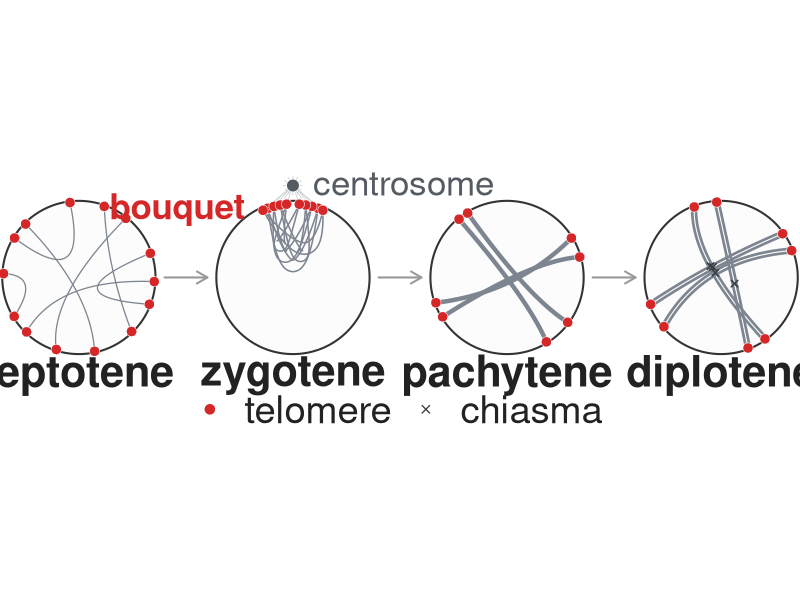
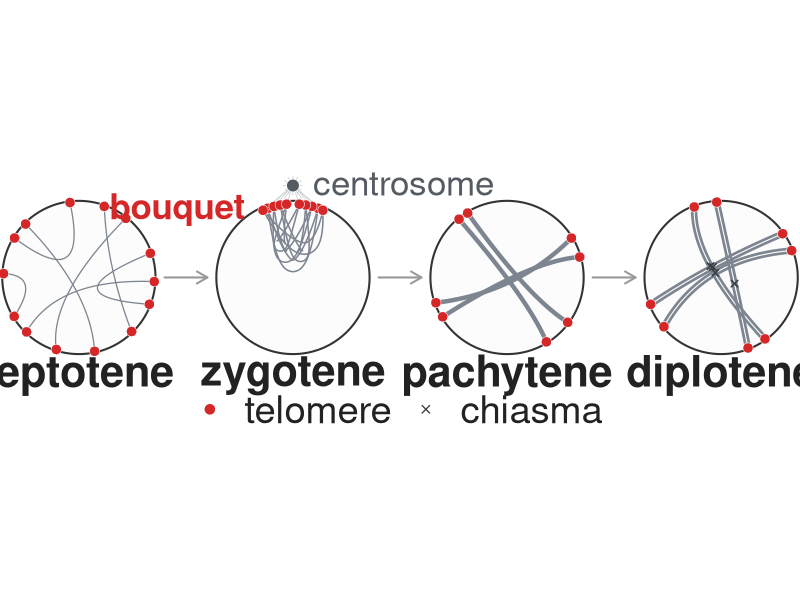

R code for these plots, in order:
#!/usr/bin/env Rscript
# Meiotic prophase-I bouquet schematic for Figure 4 (companion to the mouse
# meiotic Hi-C panel).  Original drawing (base R); four stages matching our mouse
# Hi-C: leptotene -> zygotene -> pachytene -> diplotene.
#
# Literature-grounded cytology (telomeres = red dots = subtelomeric PHRs, on the
# nuclear envelope):
#   leptotene  -- chromosomes condense as thin UNPAIRED single threads; telomeres
#                 attach to the nuclear envelope, dispersed.
#   zygotene   -- BOUQUET: telomeres pulled to one pole by the centrosome/MTOC;
#                 homologues begin to synapse.
#   pachytene  -- full synapsis: homologues paired as bivalents (synaptonemal
#                 complex); bouquet resolved, telomeres dispersed again.
#   diplotene  -- SC disassembles; homologues separate but stay joined at CHIASMATA
#                 (sites of crossover).  Most bivalents have one chiasma (a CROSS),
#                 some two (a RING); telomeres at the bivalent arm tips.
# Refs: prophase-I/SC assembly (PMC8577265); bouquet/centrosome (Science abh3104,
#       PMC84352); chiasmata/bivalent shape + obligate CO, mouse ~20 bivalents,
#       ~1.3 CO/chr (Wikipedia chiasma/bivalent; PubMed 8565707, 17483430).
# Run: Rscript submission/scripts/figures/make_fig4_meiosis_stages.R
# Output (override OUT_DIR=...): meiosis_stages.{png,pdf}

out_dir <- Sys.getenv("OUT_DIR", "/tmp")
dir.create(out_dir, recursive = TRUE, showWarnings = FALSE)

telo_col <- "#d62728"   # chromosome ends / subtelomeric PHRs
homo_col <- "#7d8590"   # homolog threads
chia_col <- "#3a3f45"   # chiasma marker
env_col  <- "#333333"   # nuclear envelope

bez <- function(p0, p1, p2, n = 80) {
  t <- seq(0, 1, length.out = n)
  cbind((1 - t)^2 * p0[1] + 2 * (1 - t) * t * p1[1] + t^2 * p2[1],
        (1 - t)^2 * p0[2] + 2 * (1 - t) * t * p1[2] + t^2 * p2[2])
}
pol <- function(cx, cy, R, a) c(cx + R * cos(a * pi/180), cy + R * sin(a * pi/180))
offset_sides <- function(P, sep) {
  n <- nrow(P)
  d <- rbind(P[2, ] - P[1, ], P[3:n, ] - P[1:(n - 2), ], P[n, ] - P[n - 1, ])
  L <- sqrt(d[, 1]^2 + d[, 2]^2); L[L == 0] <- 1
  nrm <- cbind(-d[, 2]/L, d[, 1]/L)
  list(P + nrm * sep/2, P - nrm * sep/2)
}

## --- interior-spanning chromosomes (leptotene / pachytene / diplotene) ---
# chromosomes are long threads that cross the nucleus interior between telomeres
# anchored on the envelope (as in the classic prophase-I cartoon).
rimpt <- function(cx, cy, R, a) pol(cx, cy, R * 0.985, a)

# leptotene: many dispersed telomeres; thin UNPAIRED threads criss-cross the centre
draw_lepto <- function(cx, cy, R) {
  set.seed(11)
  na <- 14
  angs <- seq(0, 360, length.out = na + 1)[1:na] + runif(na, -7, 7)
  T <- t(sapply(angs, function(a) rimpt(cx, cy, R, a)))
  ord <- sample(na)
  for (i in seq(1, na - 1, by = 2)) {
    p0 <- T[ord[i], ]; p2 <- T[ord[i + 1], ]
    ctrl <- c(cx + runif(1, -0.5, 0.5) * R, cy + runif(1, -0.5, 0.5) * R)
    lines(bez(p0, ctrl, p2, n = 90), col = homo_col, lwd = 1.25)
  }
  T
}

# pachytene: a few THICK synapsed bivalents spanning the interior (X pattern)
draw_pachy <- function(cx, cy, R) {
  set.seed(21)
  np <- 4
  a1 <- runif(1, 0, 40) + seq(0, 360, length.out = np + 1)[1:np]
  telos <- matrix(NA, 0, 2)
  for (k in seq_len(np)) {
    aa <- a1[k]; bb <- a1[k] + 180 + runif(1, -24, 24)
    p0 <- rimpt(cx, cy, R, aa); p2 <- rimpt(cx, cy, R, bb)
    ctrl <- c(cx + runif(1, -0.32, 0.32) * R, cy + runif(1, -0.32, 0.32) * R)
    lines(bez(p0, ctrl, p2, n = 110), col = homo_col, lwd = 4.3)
    telos <- rbind(telos, p0, p2)
  }
  telos
}

# diplotene: paired homologs spanning the interior, joined at chiasmata (X marks)
draw_diplo <- function(cx, cy, R) {
  set.seed(31)
  np <- 4
  a1 <- runif(1, 0, 40) + seq(0, 360, length.out = np + 1)[1:np]
  telos <- matrix(NA, 0, 2); chi <- matrix(NA, 0, 2)
  for (k in seq_len(np)) {
    aa <- a1[k]; bb <- a1[k] + 180 + runif(1, -22, 22)
    p0 <- rimpt(cx, cy, R, aa); p2 <- rimpt(cx, cy, R, bb)
    # push the control off-centre (own quadrant) so the arcs fan out, not bunch
    ctrl <- c(cx + sample(c(-1, 1), 1) * runif(1, 0.14, 0.40) * R,
              cy + sample(c(-1, 1), 1) * runif(1, 0.14, 0.40) * R)
    P <- bez(p0, ctrl, p2, n = 130); s <- offset_sides(P, R * 0.05)
    lines(s[[1]], col = homo_col, lwd = 2.6); lines(s[[2]], col = homo_col, lwd = 2.6)
    chi <- rbind(chi, P[round(nrow(P) * 0.5), ])
    telos <- rbind(telos, p0, p2)
  }
  points(chi, pch = 4, col = chia_col, cex = 0.85, lwd = 1.6)
  telos
}

## --- zygotene bouquet (telomeres pulled to one pole; loops hang down) ---
draw_bouquet <- function(cx, cy, R) {
  tel <- matrix(NA, 0, 2)
  bvs <- list(c(70,110,0,-0.60), c(75,105,-0.20,-0.38), c(80,100,0.20,-0.38),
              c(85,95,-0.33,-0.12), c(66,114,0.30,-0.12))
  for (b in bvs) {
    T1 <- pol(cx, cy, R*0.96, b[1]); T2 <- pol(cx, cy, R*0.96, b[2])
    C  <- c(cx + b[3]*R, cy + b[4]*R)
    P  <- bez(T1, C, T2); tt <- seq(0,1,length.out=nrow(P))
    sep <- R*0.15*sin(pi*tt); s <- offset_sides(P, sep)   # paired at the ends, open in the middle
    lines(s[[1]], col=homo_col, lwd=1.5); lines(s[[2]], col=homo_col, lwd=1.5)
    tel <- rbind(tel, T1, T2)
  }
  tel
}

draw_centrosome <- function(x, y, telos) {
  for (t in seq_len(nrow(telos))) segments(x, y, telos[t,1], telos[t,2], col="#c9ccd1", lwd=0.7)
  for (a in seq(0,330,30)) segments(x, y, x+0.42*cos(a*pi/180), y+0.42*sin(a*pi/180), col="#c9ccd1", lwd=0.8)
  points(x, y, pch=21, bg="#555b62", col="white", cex=1.7, lwd=0.7)
}

draw_stage <- function(cx, cy, R, label, kind) {
  highlight <- kind == "zygo"
  th <- seq(0, 2*pi, length.out=220)
  polygon(cx + R*cos(th), cy + R*sin(th), border=env_col, lwd=2, col="#fcfcfc")
  if (kind == "zygo") {
    telos <- draw_bouquet(cx, cy, R)
    draw_centrosome(cx, cy + R*1.20, telos)
  } else if (kind == "lepto") {
    telos <- draw_lepto(cx, cy, R)
  } else if (kind == "pachy") {
    telos <- draw_pachy(cx, cy, R)
  } else if (kind == "diplo") {
    telos <- draw_diplo(cx, cy, R)
  }
  points(telos, pch=21, bg=telo_col, col="white", cex=1.35, lwd=0.55)
  text(cx, cy - R*1.28, label, cex=2.6, font=2, col="#222222")
  if (highlight) {
    text(cx - R*0.62, cy + R*0.93, "bouquet", cex=2.1, font=2, col=telo_col, adj=c(1, 0.5))
    text(cx + R*0.26, cy + R*1.24, "centrosome", cex=2.1, col="#555b62", adj=c(0, 0.5))
  }
}

draw <- function() {
  par(mar=c(0,0,0,0), family="sans")
  plot(NA, xlim=c(1.5,37), ylim=c(0.5,11.9), asp=1, axes=FALSE, ann=FALSE, xaxs="i", yaxs="i")
  R <- 3.4; cy <- 7.2; xs <- c(5, 14.5, 24, 33.5)
  for (i in 1:3) arrows(xs[i]+R+0.4, cy, xs[i+1]-R-0.4, cy, length=0.12, lwd=2, col="#999999")
  draw_stage(xs[1], cy, R, "leptotene", "lepto")
  draw_stage(xs[2], cy, R, "zygotene",  "zygo")
  draw_stage(xs[3], cy, R, "pachytene", "pachy")
  draw_stage(xs[4], cy, R, "diplotene", "diplo")
  legend(x=19.25, y=1.35, xjust=0.5, yjust=0.5, horiz=TRUE, bty="n", pch=c(21,4),
         pt.bg=c(telo_col,NA), col=c("white",chia_col), pt.cex=c(1.5,1.0), pt.lwd=c(0.6,1.3),
         legend=c("telomere","chiasma"), cex=2.3, text.col="#222222")
}

png(file.path(out_dir, "Fig4d_meiosis_stages.png"), width=2400, height=771, res=200, type="cairo")
draw(); dev.off()
pdf(file.path(out_dir, "Fig4d_meiosis_stages.pdf"), width=12, height=3.85); draw(); dev.off()
cat("wrote ", file.path(out_dir, "Fig4d_meiosis_stages.{png,pdf}"), "\n", sep="")
